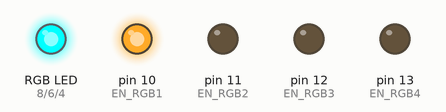
The sketch below on a simulated Arduino Uno, built with avr-gcc and run on an emulated ATmega328P. On the bench: an RGB LED mixed from three pins (HIGH = lit), output pins drawn as LEDs (lit = HIGH).

Above: at 0.1 s.
At 3.1 s:
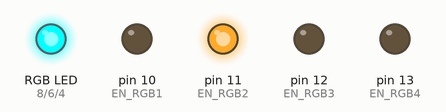
At 6.1 s:
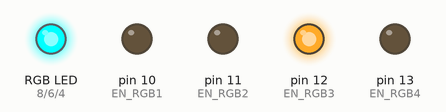
At 12.1 s:
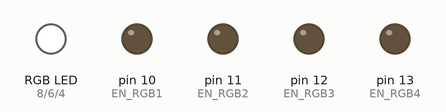
At 30.2 s:
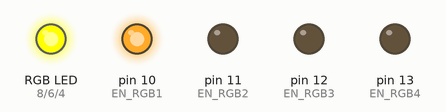
At 34.0 s:
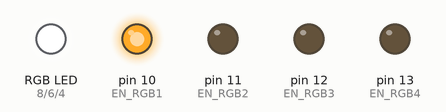
Timing chart, 0 to 40.0 s (numbered marks = the images above):
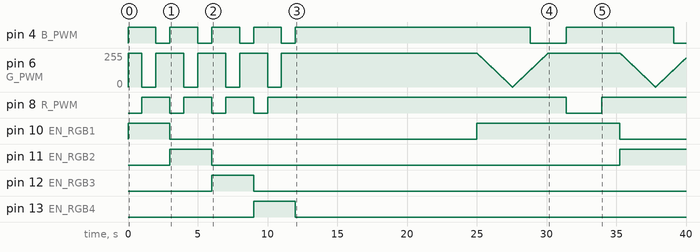

The sketch:

boardtest.ino
```cpp
// ATtiny861 outputs
const int ROW1 = 0; // PA0
const int ROW2 = 1; // PA1
const int ROW3 = 2; // PA2
const int ROW4 = 14; // PA3

const int EN_RGB1 = 10; // PA4
const int EN_RGB2 = 11; // PA5
const int EN_RGB3 = 12; // PA6
const int EN_RGB4 = 13; // PA7
const int R_PWM = 8; // PB1
const int G_PWM = 6; // PB3
const int B_PWM = 4; // PB5

const int SAO_SDA = 9; // PB0
const int SAO_SCL = 7; // PB2

const int SPI_MOSI = 9; // PB0
const int SPI_MISO = 8; // PB1
const int SPI_SCK = 7; // PB2

const int DM = 5; // PB4
const int DP = 4; // PB5

const int L_SWITCH = 5; // PB4
const int R_SWITCH = 3; // PB6

const int RESET = 15; // PB7

void setup() {
  pinMode(EN_RGB1, OUTPUT);
  pinMode(EN_RGB2, OUTPUT);
  pinMode(EN_RGB3, OUTPUT);
  pinMode(EN_RGB4, OUTPUT);
  pinMode(R_PWM, OUTPUT);
  pinMode(G_PWM, OUTPUT);
  pinMode(B_PWM, OUTPUT);
  digitalWrite(EN_RGB1, 0);
  digitalWrite(EN_RGB2, 0);
  digitalWrite(EN_RGB3, 0);
  digitalWrite(EN_RGB4, 0);
  analogWrite(R_PWM, 255);
  analogWrite(G_PWM, 255);
  analogWrite(B_PWM, 255);

}

void configRows(int highrow,int lowrow,int z1,int z2)
{
  pinMode(z1,INPUT);
  pinMode(z2,INPUT);
  pinMode(highrow,OUTPUT);
  digitalWrite(highrow,1);
  pinMode(lowrow,OUTPUT);
  digitalWrite(lowrow,0);
}

void setLED(int ledNum)
{
  switch(ledNum){
    case 1: configRows(ROW4,ROW1,ROW2,ROW3);  break;
    case 2: configRows(ROW1,ROW4,ROW2,ROW3);  break;
    case 3: configRows(ROW3,ROW1,ROW2,ROW4);  break;
    case 4: configRows(ROW1,ROW3,ROW2,ROW4);  break;
    case 5: configRows(ROW2,ROW1,ROW3,ROW4);  break;
    case 6: configRows(ROW1,ROW2,ROW3,ROW4);  break;
    case 7: configRows(ROW3,ROW2,ROW1,ROW4);  break;
    case 8: configRows(ROW2,ROW3,ROW1,ROW4);  break;
    case 9: configRows(ROW4,ROW3,ROW1,ROW2);  break;
    case 10: configRows(ROW3,ROW4,ROW1,ROW2);  break;
    case 11: configRows(ROW4,ROW2,ROW1,ROW3);  break;
    case 12: configRows(ROW2,ROW4,ROW1,ROW3);  break;
    default:
      pinMode(ROW1,INPUT);
      pinMode(ROW2,INPUT);
      pinMode(ROW3,INPUT);
      pinMode(ROW4,INPUT);
  }
}

void RGBCycle(int delayVal=25)
{
  analogWrite(R_PWM, 255);
  analogWrite(G_PWM, 255);
  analogWrite(B_PWM, 255);
  for (int i=0; i <= 255; i++) {
    analogWrite(G_PWM, 255-i);
    delay(delayVal);
  }
  for (int i=0; i <= 255; i++) {
    analogWrite(G_PWM, i);
    analogWrite(B_PWM, 255-i);
    delay(delayVal);
    }
  for (int i=0; i <= 255; i++) {
    analogWrite(B_PWM, i);
    analogWrite(R_PWM, 255-i);
    delay(delayVal);
    }
  for (int i=0; i <= 255; i++) {
    analogWrite(R_PWM, i);
    delay(delayVal);
    }
  analogWrite(R_PWM, 255);
  analogWrite(G_PWM, 255);
  analogWrite(B_PWM, 255);
}

void cyclePWM()
{
    digitalWrite(R_PWM, 0);
    delay(1000);
    digitalWrite(R_PWM, 1);
    digitalWrite(G_PWM, 0);
    delay(1000);
    digitalWrite(G_PWM, 1);
    digitalWrite(B_PWM, 0);
    delay(1000);
    digitalWrite(B_PWM, 1);
}

void loop() {
  digitalWrite(EN_RGB1, 1);
  cyclePWM();
  digitalWrite(EN_RGB1, 0);
  digitalWrite(EN_RGB2, 1);
  cyclePWM();
  digitalWrite(EN_RGB2, 0);
  digitalWrite(EN_RGB3, 1);
  cyclePWM();
  digitalWrite(EN_RGB3, 0);
  digitalWrite(EN_RGB4, 1);
  cyclePWM();
  digitalWrite(EN_RGB4, 0);

  for (int i=1; i<=13; i++){
      setLED(i);
      delay(1000);
  }
  digitalWrite(EN_RGB1, 1);
  RGBCycle(10);
  digitalWrite(EN_RGB1, 0);
  digitalWrite(EN_RGB2, 1);
  RGBCycle(10);
  digitalWrite(EN_RGB2, 0);
  digitalWrite(EN_RGB3, 1);
  RGBCycle(10);
  digitalWrite(EN_RGB3, 0);
  digitalWrite(EN_RGB4, 1);
  RGBCycle(10);
  digitalWrite(EN_RGB4, 0);
}
```

Measured:
- by itself, pin 4 (B_PWM): goes 3 × (LOW 1.0 s, HIGH 2.0 s), LOW 1.0 s, HIGH 16.8 s, LOW 2.6 s, HIGH 7.7 s, then LOW
- by itself, pin 8 (R_PWM): goes 3 × (HIGH 2.0 s, LOW 1.0 s), HIGH 21.4 s, LOW 2.6 s, then HIGH
- by itself, pin 10 (EN_RGB1): LOW → HIGH at 0.00 s, → LOW 3.0 s later, → HIGH 22.0 s later, → LOW 10.3 s later
- by itself, pin 11 (EN_RGB2): LOW → HIGH at 3.0 s, → LOW 3.0 s later, → HIGH 29.3 s later
- by itself, pin 12 (EN_RGB3): LOW → HIGH at 6.0 s, → LOW 3.0 s later
- by itself, pin 13 (EN_RGB4): LOW → HIGH at 9.0 s, → LOW 3.0 s later
- by itself, pin 6 (G_PWM): 255/255 → 0/255 at 1.0 s, → 255/255 1.0 s later, → 0/255 2.0 s later, → 255/255 1.0 s later, … (990 changes in this stretch)
